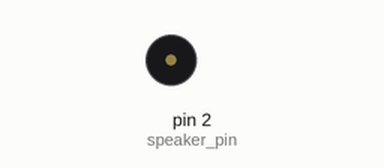
The sketch below on a simulated Arduino Uno, built with avr-gcc and run on an emulated ATmega328P. Parts: buzzer (waves = sounding).

Above: at 0.16 s.
Timing chart, 0 to 0.2 s (numbered marks = the images above):
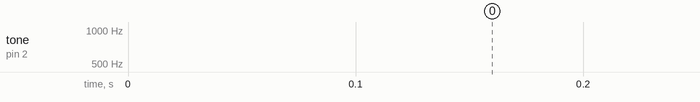

The sketch:

HW7_2.ino
```cpp
#include<pitches.h>

int reading = 0;
int mapped = 0;
int speaker_pin = 2;

int nodeDuration = 4;
int i = 0;

int MELODY[] = {0, NOTE_C4, NOTE_D4, NOTE_E4,
  NOTE_F4, NOTE_G4, NOTE_A5, NOTE_B5, NOTE_C5};
void setup() {
  // put your setup code here, to run once:
  Serial.begin(9600);
}

void loop() {
  // put your main code here, to run repeatedly:

  tone(speaker_pin, MELODY[i % 9], 100);
  i+=1;
}
```
